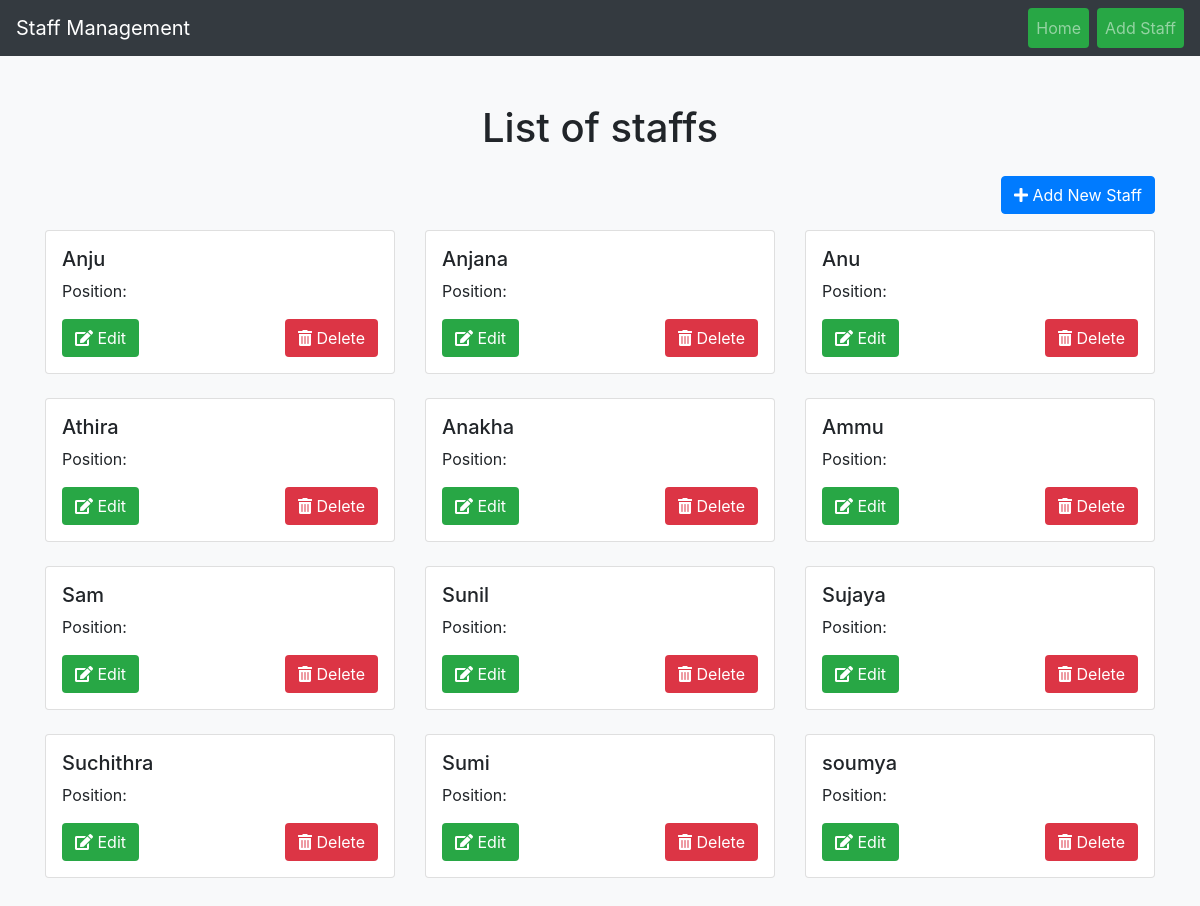
Page /staff/ on the committed database.
### timetable/models.py (models this page shows, shortened)
class Staff(models.Model):
    DAY_CHOICES = [
        ('Monday', 'Monday'),
        ('Tuesday', 'Tuesday'),
        ('Wednesday', 'Wednesday'),
        ('Thursday', 'Thursday'),
        ('Friday', 'Friday'),
    ]
    name = models.CharField(max_length=100)
    available_days = MultiSelectField(choices=DAY_CHOICES)

### timetable/views.py (the view)
# urls.py: path('staff/', views.staff_list, name='staff_list'),
def staff_list(request):
    staff_members = Staff.objects.all()
    return render(request, 'staff_list.html', {'staff_members': staff_members})

### templates/staff_list.html (shortened to what this page needs)
<!DOCTYPE html>
<html lang="en">
<head>
    <link rel="stylesheet" href="https://stackpath.bootstrapcdn.com/bootstrap/4.5.2/css/bootstrap.min.css">
    <link rel="stylesheet" href="https://cdnjs.cloudflare.com/ajax/libs/font-awesome/5.15.4/css/all.min.css">
</head>
<body>
    <nav class="navbar navbar-expand-lg navbar-dark">
        <a class="navbar-brand" href="#">Staff Management</a>
        <div class="collapse navbar-collapse" id="navbarNav">
            <ul class="navbar-nav ml-auto">
                <li class="nav-item">
                    <a class="btn btn-green nav-link mr-2" href="{% url 'course_list' %}">Home</a>
                </li>
                <li class="nav-item">
                    <a class="btn btn-green nav-link" href="{% url 'add_staff' %}">Add Staff</a>
                </li>
            </ul>
        </div>
    </nav>
    <div class="container my-5">
        <h1 class="text-center mb-4">List of staffs</h1>
        <div class="text-right mb-3">
            <a href="{% url 'add_staff' %}" class="btn btn-primary">
                <i class="fas fa-plus"></i> Add New Staff
            </a>
        </div>
        <div class="row">
            {% for staff in staff_members %}
                <div class="col-md-4 mb-4">
                    <div class="card p-3">
                        <h5>{{ staff.name }}</h5>
                        <p class="card-text">Position: {{ staff.position }}</p>
                        <div class="d-flex justify-content-between">
                            <a href="{% url 'edit_staff' staff.id %}" class="btn btn-edit">
                                <i class="fas fa-edit"></i> Edit
                            </a>
                            <a href="#" class="btn btn-delete" data-toggle="modal" data-target="#deleteModal" data-staff-id="{{ staff.id }}">
                                <i class="fas fa-trash-alt"></i> Delete
                            </a>
                        </div>
                    </div>
                </div>
            {% endfor %}
        </div>
    </div>
</body>
</html>

### templates/staff_list.html (style rules this page uses)
body { background-color: #f8f9fa; }
.navbar { background-color: #343a40; }
.navbar .nav-link { color: #fff; transition: color 0.3s; }
.btn-green { background-color: #28a745; color: white; border: none; transition: background-color 0.3s; }
.btn-edit { background-color: #28a745; color: white; transition: background-color 0.3s; }
.btn-delete { background-color: #dc3545; color: white; transition: background-color 0.3s; }
.card { transition: transform 0.3s, box-shadow 0.3s; }

### rows in the picture
Staff: name "Anju"
Staff: name "Anjana"
Staff: name "Anu"
Staff: name "Athira"
Staff: name "Anakha"
Staff: name "Ammu"
Staff: name "Sam"
Staff: name "Sunil"
Staff: name "Sujaya"
Staff: name "Suchithra"
Staff: name "Sumi"
Staff: name "soumya"
